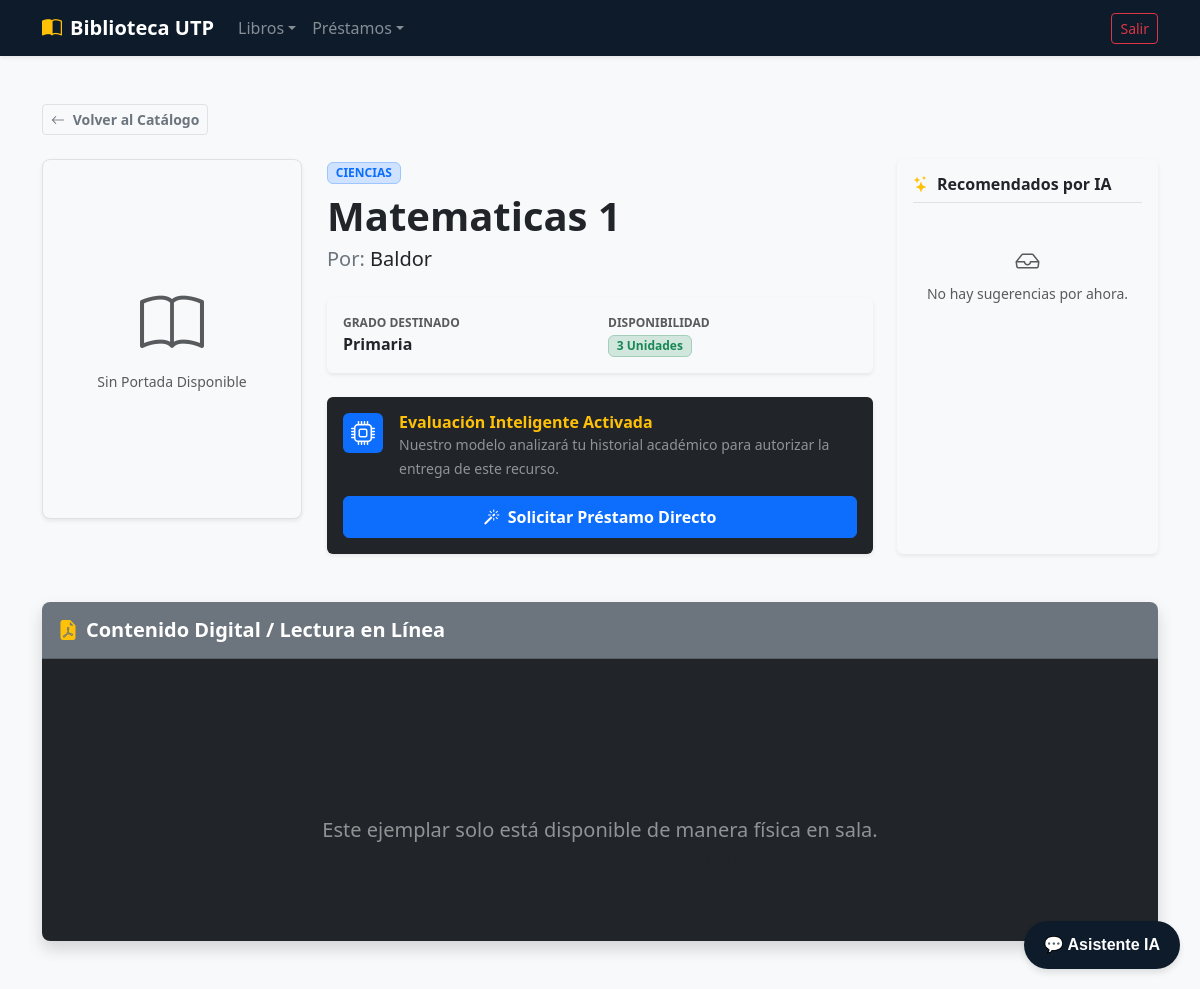
The app's page /libros/detalle/1/ (signed in), older data.
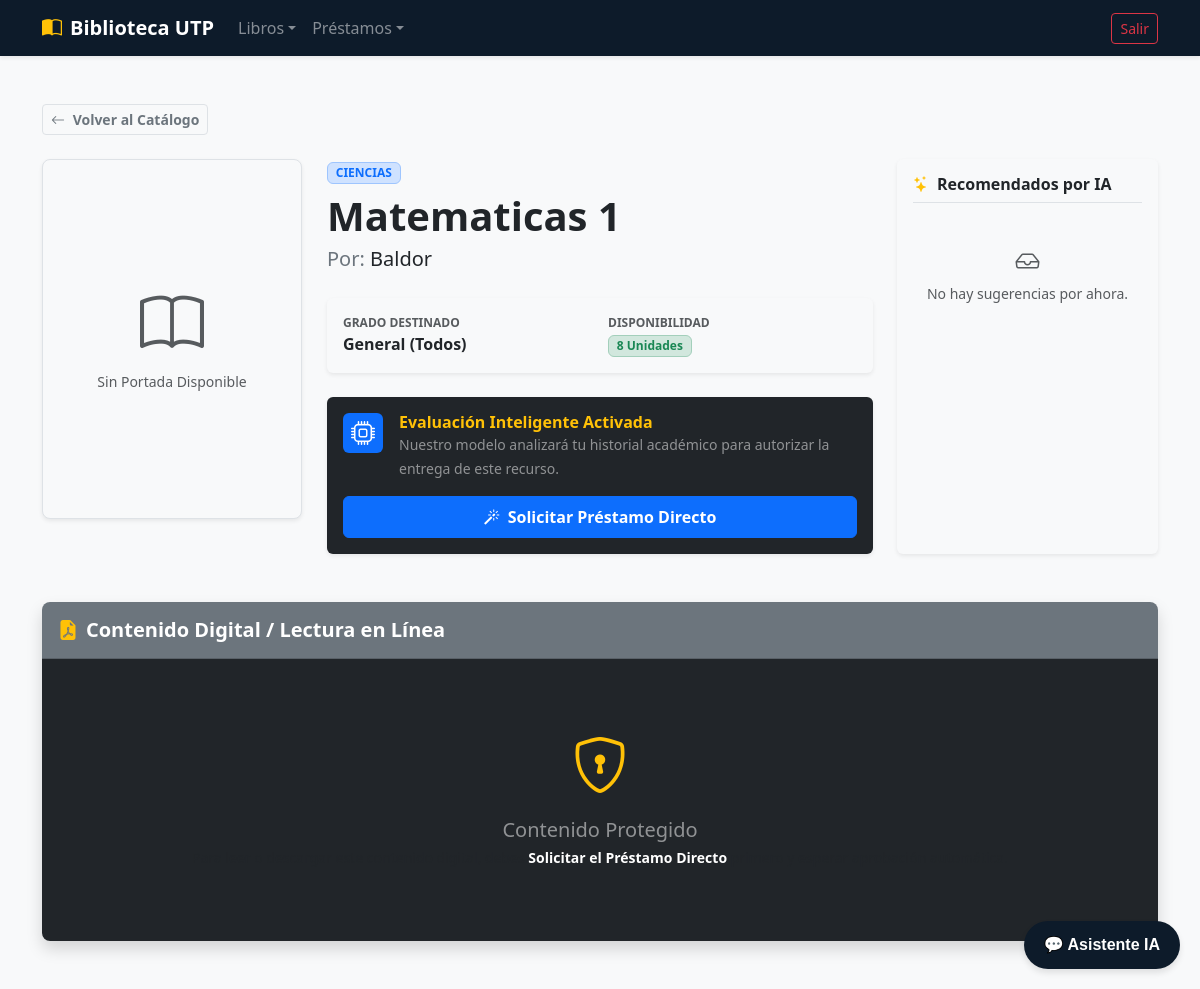
The same page, newer data.
### apps/libros/models.py (models this page shows, shortened)
class Libro(models.Model):
    GRADOS_DESTINO = (
        ('primaria', 'Primaria'),
        ('secundaria', 'Secundaria'),
        ('general', 'General (Todos)'),
    )
    titulo = models.CharField(max_length=200)
    autor = models.CharField(max_length=150)
    categoria = models.CharField(max_length=100)
    archivo_pdf = models.FileField(upload_to='libros_pdfs/') # Para subir el archivo digital
    portada = models.ImageField(upload_to='portadas/', blank=True, null=True)
    grado_objetivo = models.CharField(max_length=20, choices=GRADOS_DESTINO, default='general')
    ejemplares_disponibles = models.PositiveIntegerField(default=1)

### apps/libros/views.py (the view)
# urls.py: path('detalle/<int:pk>/', views.LibroDetailView.as_view(), name='detalle'),
class LibroDetailView(LoginRequiredMixin, DetailView):
    model = Libro
    template_name = 'libros/libro_detalle.html'
    context_object_name = 'libro'
    def get_queryset(self):
        usuario = self.request.user
        queryset = Libro.objects.all()
        if usuario.rol == 'estudiante':
            queryset = queryset.filter(Q(grado_objetivo=usuario.grado_escolar) | Q(grado_objetivo='general'))
        return queryset
    def get_context_data(self, **kwargs):
        context = super().get_context_data(**kwargs)
        libro_actual = self.object
        usuario = self.request.user
        todos_los_libros = Libro.objects.exclude(id=libro_actual.id)
        recomendados = []
        for l in todos_los_libros:
            if l.categoria == libro_actual.categoria and (l.grado_objetivo == usuario.grado_escolar or l.grado_objetivo == 'general'):
                recomendados.append(l)
                if len(recomendados) >= 3:
                    break
        context['recomendados'] = recomendados
        tiene_prestamo = False
        if usuario.is_superuser or usuario.rol == 'bibliotecario':
            tiene_prestamo = True
        else:
            from apps.prestamos.models import Prestamo
            tiene_prestamo = Prestamo.objects.filter(usuario=usuario, libro=libro_actual, estado='activo').exists()
        context['tiene_prestamo'] = tiene_prestamo
        return context

### apps/libros/templates/libros/libro_detalle.html (shortened to what the changed rows need)
{% extends 'usuarios/base.html' %}
{% block content %}
<div class="container my-5">
    <div class="row g-4 mb-5">
        <div class="col-12 col-md-8 col-lg-6">
            <span class="badge bg-primary-subtle text-primary border border-primary-subtle px-2.5 py-1.5 mb-2 fw-semibold text-uppercase">
                {{ libro.categoria }}
            </span>
            <h1 class="fw-bold text-dark mb-1">{{ libro.titulo }}</h1>
            <p class="fs-5 text-secondary mb-4">Por: <span class="text-dark fw-medium">{{ libro.autor }}</span></p>
            <div class="card card-body border-0 bg-light p-3 mb-4 shadow-sm">
                <div class="row g-3">
                    <div class="col-6">
                        <small class="text-muted d-block text-uppercase fw-bold fs-7">Grado Destinado</small>
                        <span class="text-dark fw-semibold">{{ libro.get_grado_objetivo_display }}</span>
                    </div>
                    <div class="col-6">
                        <small class="text-muted d-block text-uppercase fw-bold fs-7">Disponibilidad</small>
                        {% if libro.ejemplares_disponibles > 0 %}
                            <span class="badge bg-success-subtle text-success border border-success-subtle px-2.5 py-1 fw-bold">
                                {{ libro.ejemplares_disponibles }} Unidades
                            </span>
                        {% else %}
                            <span class="badge bg-danger-subtle text-danger border border-danger-subtle px-2.5 py-1 fw-bold">
                                Agotado temporalmente
                            </span>
                        {% endif %}
                    </div>
                </div>
            </div>
            {% if user.rol == 'estudiante' or user.rol == 'docente' %}
                <div class="card border-0 bg-dark text-white p-3 shadow-sm">
                    <div class="d-flex align-items-start gap-3 mb-3">
                    </div>
                    <form action="{% url 'prestamos:solicitar' libro.id %}" method="post">
                    </form>
                </div>
            {% endif %}
        </div>
    </div>
    <div class="card shadow border-0 rounded-3 overflow-hidden">
        <div class="card-body p-0 bg-dark">
            {% if tiene_prestamo %}
                {% if libro.archivo_pdf %}
                    {% if libro.es_pdf %}
                    <div class="ratio ratio-16x9" style="min-height: 600px;">
                        <embed src="{{ libro.archivo_pdf.url }}" type="application/pdf" width="100%" height="100%">
                    </div>
                    {% else %}
                    <div class="text-center py-5 my-4 bg-dark">
                        <i class="bi bi-cloud-arrow-down text-info display-4 mb-3 d-block"></i>
                        <p class="mb-2 fs-5 text-white">Este archivo está en formato descargable (Word, Excel, etc.)</p>
                        <a href="{{ libro.archivo_pdf.url }}" download class="btn btn-primary btn-lg fw-bold mt-2">
                            <i class="bi bi-download me-2"></i>Descargar Archivo
                        </a>
                    </div>
                    {% endif %}
                {% else %}
                    <div class="text-center py-5 text-white-50 my-4">
                        <i class="bi bi-file-earmark-lock text-muted display-4 mb-3 d-block"></i>
                        <p class="mb-0 fs-5">Este ejemplar solo está disponible de manera física en sala.</p>
                        <small class="text-muted">No se ha cargado una copia digital en formato PDF.</small>
                    </div>
                {% endif %}
            {% else %}
                <div class="text-center py-5 text-white-50 my-4 bg-dark">
                    <i class="bi bi-shield-lock text-warning display-4 mb-3 d-block"></i>
                    <p class="mb-0 fs-5">Contenido Protegido</p>
                    <small class="text-muted">Para leer o descargar este contenido digital, debes <strong class="text-white">Solicitar el Préstamo Directo</strong> primero y esperar aprobación automática.</small>
                </div>
            {% endif %}
        </div>
    </div>
</div>
{% endblock %}

Row changes from the older to the newer data that the page shows:
changed Libro "Matematicas 1": grado_objetivo "Primaria" → "General (Todos)"; ejemplares_disponibles "3" → "8"
Text that changed along with them:
text no longer shown: "Este ejemplar solo está disponible de manera física en sala."
text now shown: "Contenido Protegido Para leer o descargar este contenido digital, debes Solicitar el Préstamo Directo"
